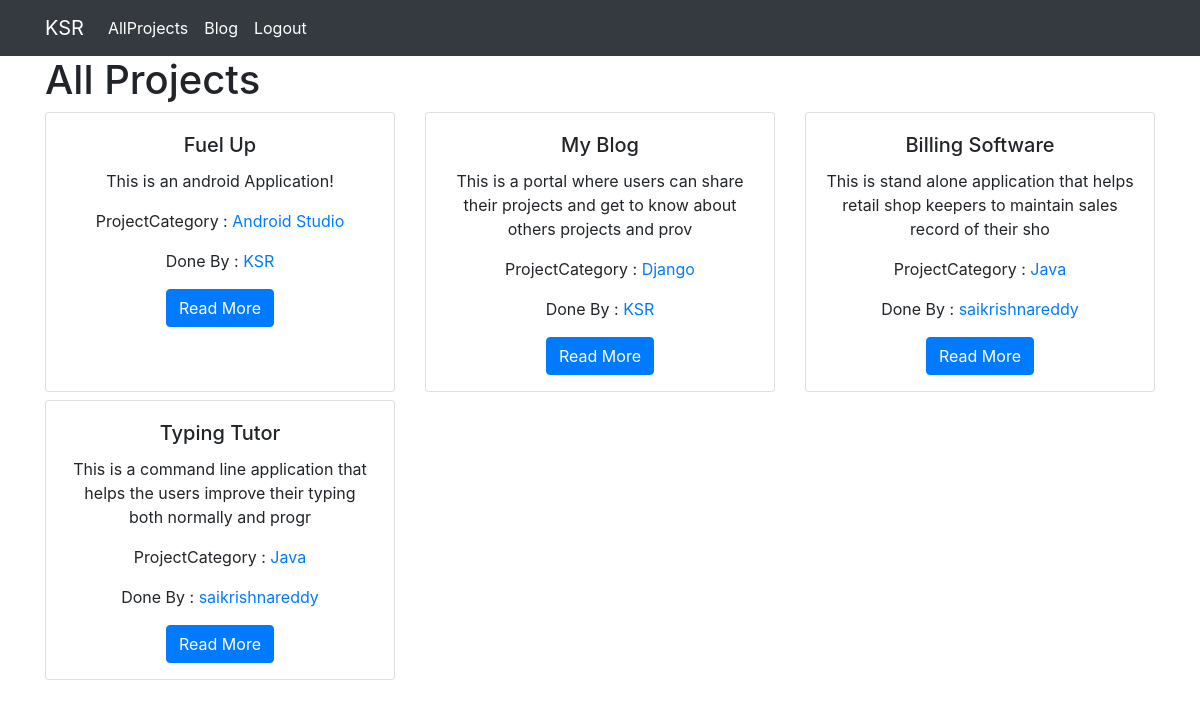
The app's page /projects/projects/ (signed in) with its own data.
### projects/models.py (models this page shows, shortened)
class Project(models.Model):
    user = models.ForeignKey(User, on_delete=models.CASCADE)
    title = models.CharField(max_length=100)
    description = models.TextField()
    technology = models.TextField()
    projectcategory = models.ForeignKey("ProjectCategory",on_delete=models.CASCADE)

class ProjectCategory(models.Model):
    name = models.CharField(max_length=20)

### projects/views.py (the view)
# urls.py: path("projects/", views.project_index, name="project_index"),
def project_index(request):
    projects = Project.objects.all()
    context = {"projects": projects}
    return render(request, "project_index.html", context)

### projects/templates/project_index.html
{% extends "base.html" %}
{% load static %}
{% block page_content %}
<h1>All Projects</h1>
<div class="row">
{% for project in projects %}
    <div class="col-md-4" >
        <div class="card mb-2" style="height:280px">
            <div class="card-body" align="center">
                <h5 class="card-title">{{ project.title }}</h5>
                <p class="card-text">{{ project.description | slice:":100" }}</p>
                <p>ProjectCategory : <a href="{% url 'category_project_index' project.projectcategory.name %}">{{project.projectcategory.name}}</a></p>
                <p>Done By : <a href="{% url 'user_project_index' project.user.username %}"> {{project.user.username}}</a></p>
                <a href="{% url 'project_detail' project.pk %}"
                   class="btn btn-primary" align="center">
                    Read More
                </a>
            </div>
        </div>
    </div>
    {% endfor %}
</div>
{% endblock %}

### MyBlog/templates/base.html (shortened to what this page needs)
<link rel="stylesheet" href="https://stackpath.bootstrapcdn.com/bootstrap/4.1.3/css/bootstrap.min.css">
<nav class="navbar navbar-expand-lg navbar-dark bg-dark">
    <div class="container">
        <a class="navbar-brand" href="{% url 'profile_project_index' %}">{{request.user.username}}</a>
        <div class="collapse navbar-collapse" id="navbarSupportedContent">
          <ul class="navbar-nav mr-auto">
            <li class="nav-item active">
              <a class="nav-link" href="{% url 'project_index' %}">AllProjects</a>
            </li>
            <li class="nav-item active">
              <a class="nav-link" href="{% url 'blog_index' %}">Blog</a>
            </li>
              <li class="nav-item active">
              <a class="nav-link" href="{% url 'logout' %}">Logout</a>
            </li>
          </ul>
        </div>
    </div>
</nav>
<div class="container">
    {% if user.is_authenticated %}
        {% block page_content %}
        {% endblock %}
    {% else %}
        <h1>Please login before you can proceed any further!</h1>
        <a href="/login/login">You can Login here!</a>
    {% endif%}
</div>

### records on screen
Project: title "Fuel Up", description "This is an android Application!", projectcategory.name "Android Studio", user.username "KSR"
Project: title "My Blog", description "This is a portal where users can share their projects and get to know about others projects and prov", projectcategory.name "Django", user.username "KSR"
Project: title "Billing Software", description "This is stand alone application that helps retail shop keepers to maintain sales record of their sho", projectcategory.name "Java", user.username "saikrishnareddy"
Project: title "Typing Tutor", description "This is a command line application that helps the users improve their typing both normally and progr", projectcategory.name "Java", user.username "saikrishnareddy"

### other values on screen
{{ request.user.username }} "KSR"
